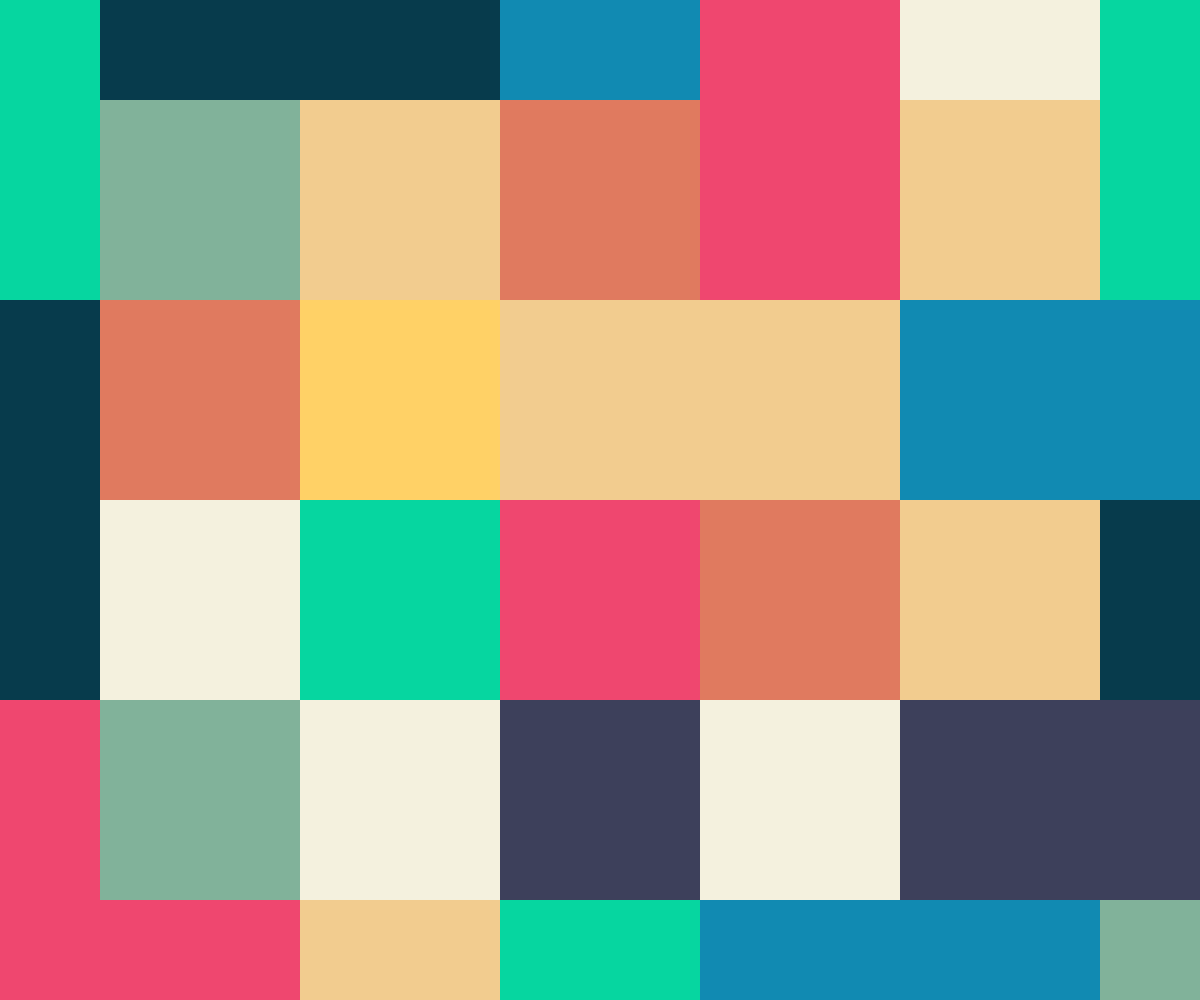
Frame 1 (no input)
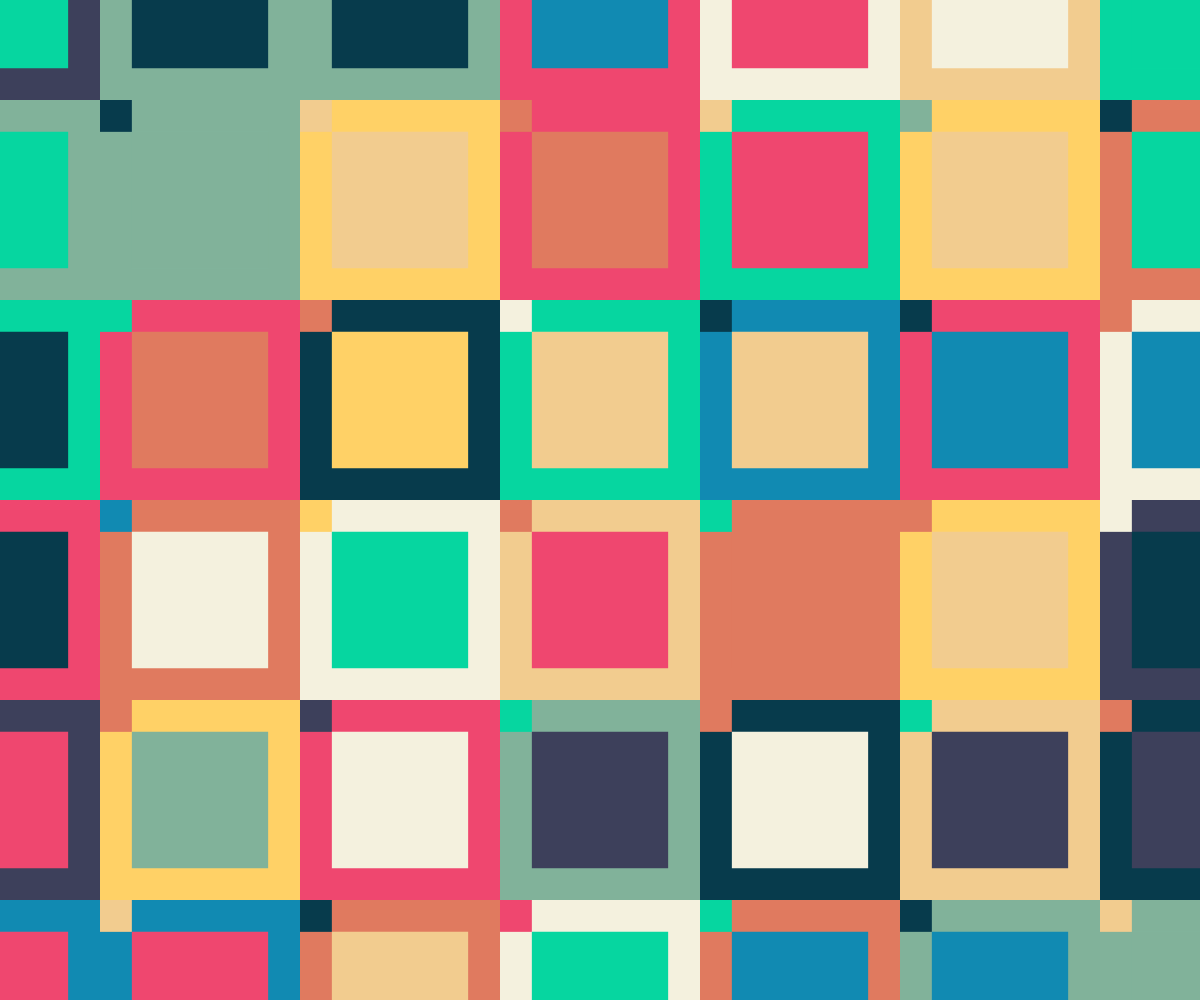
Frame 60 (no input)
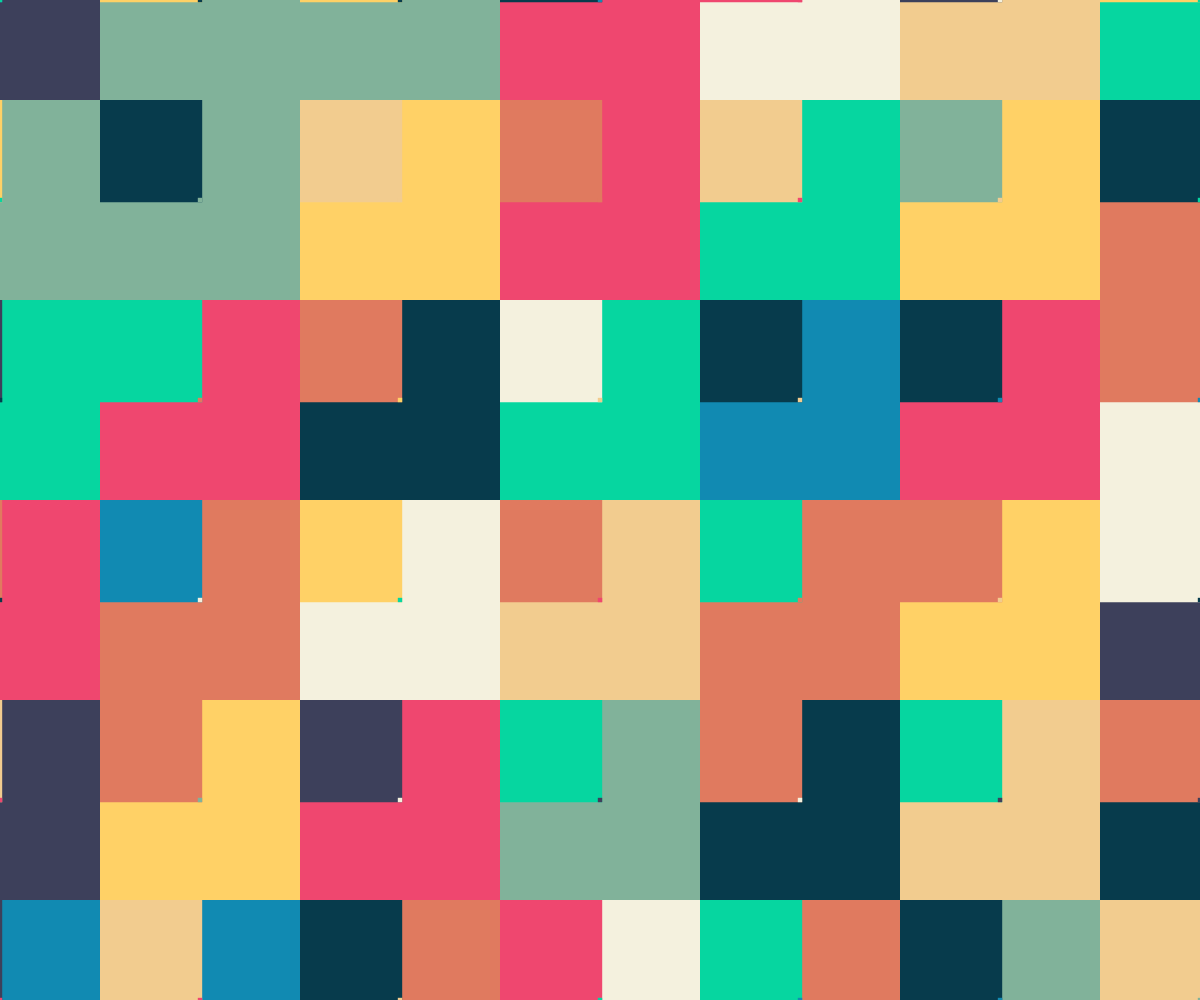
Frame 120 (the mouse pressed at the canvas centre since frame 60)

The p5.js sketch that drew these frames (run headless with seeded random() and noise() and a simulated clock; from frame 60 on, the mouse is pressed at the canvas centre):

// p5.js sketch
// ── sketch.js
let colors = ['#ef476f', '#ffd166', '#06d6a0', '#118ab2', '#073b4c', '#f4f1de', '#e07a5f', '#3d405b', '#81b29a', '#f2cc8f'];

let w = 200;
let steps = 0;
let incr = w * 0.04;
let dir = 1;

let crossRects = [];
let cols, rows;

function setup() {
	createCanvas(windowWidth, windowHeight);
	noStroke();

	cols = ceil(width / w) + 1;
	rows = ceil(height / w) + 1;

	for (let i = 0; i < cols; i++) {
		for (let j = 0; j < rows; j++) {
			let x = i * w;
			let y = j * w;
			crossRects.push(new CrossRects(x, y, w));
		}
	}

}

function draw() {
	background(255);

	for (let cr of crossRects) {
		cr.show();
		cr.update();
	}

	steps += incr * dir;
	if (steps < 0 || steps > 2*w) {
		dir *= (-1);
	}

}

function easeInCubic(x) {
  return x * x * x;
}

class CrossRects {
	constructor(x, y, w) {
		this.x = x;
		this.y = y;
		this.w = w;
		this.centerWidth = w;
		this.rightWidth = 0;
		this.leftWidth = 0;
		this.bottomCol = random(colors);
		this.centerCol = random(colors);
		this.rightCol = random(colors);
		this.leftCol = random(colors);
	}

	show() {
		push();
		translate(this.x, this.y);

		rectMode(CENTER);
		fill(this.bottomCol);
		rect(0, 0, this.w);

		rectMode(CORNER);
		fill(this.leftCol);
		rect(-this.w / 2, -this.w / 2, this.leftWidth);

		fill(this.rightCol);
		rect(this.w / 2, this.w / 2, this.rightWidth);

		rectMode(CENTER);
		fill(this.centerCol);
		rect(0, 0, this.centerWidth);

		pop();
	}

	update() {
		// this.centerWidth = steps;
		// this.rightWidth = map(steps, -this.w, this.w, 0, -this.w);
		// this.leftWidth = map(steps, -this.w, this.w, 0, this.w);

		
		let n = norm(steps/2, 0, w);
		let st = easeInCubic(n) * dir * w;
		this.centerWidth = st;
		this.rightWidth = map(st, -this.w, this.w, 0, -this.w);
		this.leftWidth = map(st, -this.w, this.w, 0, this.w);


	}
}
